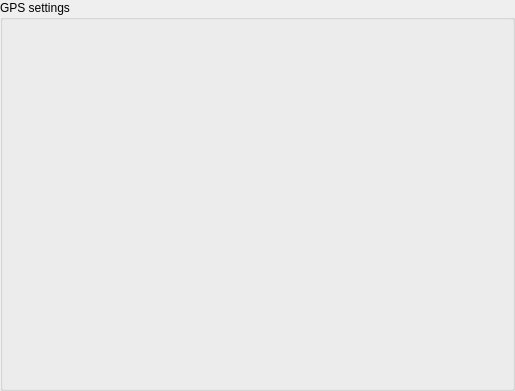
<?xml version="1.0" encoding="UTF-8"?>
<ui version="4.0">
 <class>GPSOptionsPage</class>
 <widget class="QWidget" name="GPSOptionsPage">
  <property name="geometry">
   <rect>
    <x>0</x>
    <y>0</y>
    <width>515</width>
    <height>391</height>
   </rect>
  </property>
  <property name="sizePolicy">
   <sizepolicy hsizetype="Preferred" vsizetype="Minimum">
    <horstretch>0</horstretch>
    <verstretch>0</verstretch>
   </sizepolicy>
  </property>
  <property name="minimumSize">
   <size>
    <width>445</width>
    <height>5</height>
   </size>
  </property>
  <property name="windowTitle">
   <string>Form</string>
  </property>
  <layout class="QVBoxLayout" name="verticalLayout">
   <property name="margin">
    <number>0</number>
   </property>
   <item>
    <layout class="QVBoxLayout" name="vertical_Layout">
     <item>
      <widget class="QGroupBox" name="groupBox">
       <property name="title">
        <string>GPS settings</string>
       </property>
      </widget>
     </item>
    </layout>
   </item>
  </layout>
 </widget>
 <resources/>
 <connections/>
</ui>
